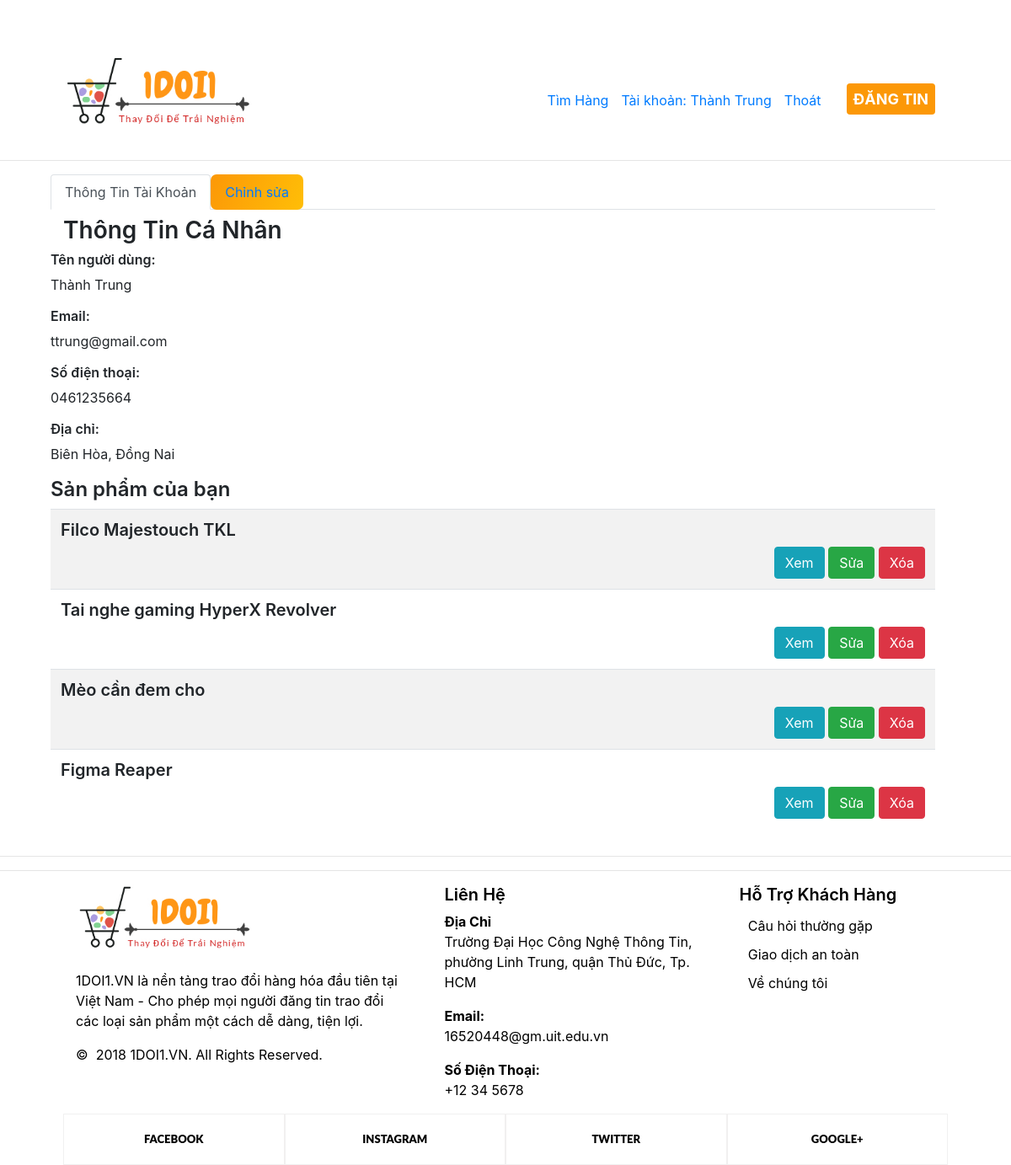
Before: /traodoi.vn/profile.php?id=6 (signed in) with the older database file.
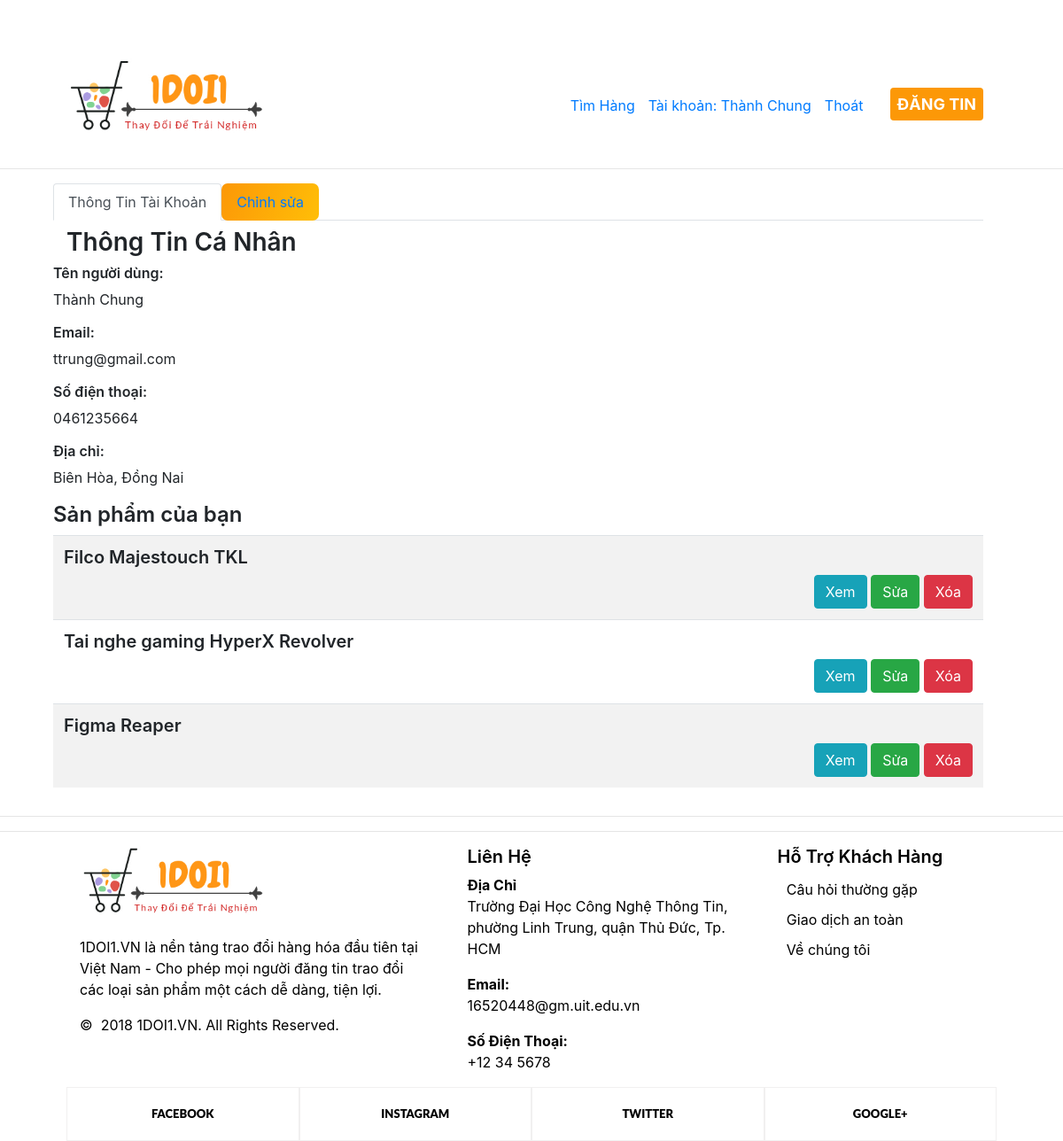
After: the same page with the newer database file.
### tables this page shows
CREATE TABLE IF NOT EXISTS `user` (
  `id` int(11) NOT NULL AUTO_INCREMENT,
  `name` varchar(50) DEFAULT NULL,
  `email` varchar(50) DEFAULT NULL,
  `phone` char(20) DEFAULT NULL,
  `address` varchar(250) DEFAULT NULL,
  `password` varchar(50) DEFAULT NULL,
  `province` varchar(50) DEFAULT NULL,
  `status` tinyint(4) DEFAULT '1',
  `rating` float DEFAULT NULL,
  `created_at` timestamp NULL DEFAULT CURRENT_TIMESTAMP,
  `updated_at` timestamp NULL DEFAULT CURRENT_TIMESTAMP ON UPDATE CURRENT_TIMESTAMP,
  PRIMARY KEY (`id`)
);

CREATE TABLE IF NOT EXISTS `product` (
  `id` int(11) NOT NULL AUTO_INCREMENT,
  `name` varchar(150) DEFAULT NULL,
  `thumbnail` varchar(250) DEFAULT NULL,
  `category_id` int(11) DEFAULT NULL,
  `description` text,
  `featured` tinyint(4) DEFAULT '0',
  `created_at` timestamp NULL DEFAULT CURRENT_TIMESTAMP,
  `updated_at` timestamp NULL DEFAULT CURRENT_TIMESTAMP ON UPDATE CURRENT_TIMESTAMP,
  PRIMARY KEY (`id`)
);

### traodoi.vn/libraries/function.php (called while the page is built, shortened)
<?php
    function  getInput($string)
    {
        return isset($_GET[$string]) ? $_GET[$string] : '';
    }
    function base_url()
    {
        return $url  = "/traodoivn/";
    }
 ?>

### traodoi.vn/libraries/database.php (called while the page is built, shortened)
<?php
    class Database
    {
        public $link;
        public function __construct()
        {
            $this->link = mysqli_connect("localhost","root","","traodoivn") or die ();
            mysqli_set_charset($this->link,"utf8");
        }
        public function fetchsql( $sql )
        {
            $result = mysqli_query($this->link,$sql) or die("Lỗi  truy vấn sql " .mysqli_error($this->link));
            $data = [];
            if( $result)
            {
                while ($num = mysqli_fetch_assoc($result))
                {
                    $data[] = $num;
                }
            }
            return $data;
        }
        public function fetchID($table , $id )
        {
            $sql = "SELECT * FROM {$table} WHERE id = $id ";
            $result = mysqli_query($this->link,$sql) or die("Lỗi  truy vấn fetchID " .mysqli_error($this->link));
            return mysqli_fetch_assoc($result);
        }
    }
?>

### traodoi.vn/autoload/autoload.php (called while the page is built, shortened)
<?php
	require_once __DIR__. "/../libraries/database.php";
    require_once __DIR__. "/../libraries/function.php";
    $db = new database;
 ?>

### traodoi.vn/profile.php (the view, shortened to what the changed rows need)
<?php require_once __DIR__. "/layouts/header.php"; ?>
<?php
    $id = intval(getInput('id'));
    $GetUser = $db->fetchID("user",$id);
    $sql_current = "select product.name, product.id from product,offer where offer.user_id = '".$id."' and offer.product_id = product.id";
    $current_product = $db->fetchsql($sql_current);
 ?>
 <?php
    require_once __DIR__. "/autoload/autoload.php";
        $id_user = intval(getInput('id'));
        $EditUser = $db->fetchID("user",$id_user);
 ?>
<div class="container">
    <div class="row col-lg-12">
        <div class="col-lg-12">
            <div class="tab-content p-b-3">
                <div class="tab-pane active" id="profile">
                    <div class="row">
                        <div class="col-md-6">
                            <h6>Tên người dùng: </h6>
                            <p>
                                <?php echo $GetUser['name'] ?>
                            </p>
                            <h6>Email:</h6>
                            <p>
                                <?php echo $GetUser['email'] ?>
                            </p>
                            <h6>Số điện thoại:</h6>
                            <p>
                                <?php echo $GetUser['phone'] ?>
                            </p>
                            <h6>Địa chỉ:</h6>
                            <p>
                                <?php echo $GetUser['address'] ?>
                            </p>
                        </div>
                        <div class="col-md-12">
                            <table class="table table-hover table-striped">
                                <tbody>
                                <?php foreach ($current_product as $item): ?>
                                    <tr>
                                        <td>
                                            <h5><?php echo $item['name'] ?></h5>
                                            <div class="float-right">
                                            <a class="btn btn-info" href="chi-tiet-offer.php?id=<?php echo $item['id'] ?>">Xem</a>
                                            <a class="btn btn-success" href="sua-offer.php?id=<?php echo $item['id'] ?>">Sửa</a>
                                            <a class="btn btn-danger" href="xoa-offer.php?id=<?php echo $item['id'] ?>">Xóa</a>
                                            </div>
                                        </td>
                                    </tr>
                                <?php endforeach ?>
                                </tbody>
                            </table>
                        </div>
                    </div>
                </div>
            </div>
        </div>
    </div>
</div>
<?php require_once __DIR__. "/layouts/footer.php"; ?>

### traodoi.vn/layouts/header.php (shortened to what the changed rows need)
<?php require_once __DIR__. "/../autoload/autoload.php";
?>
<!DOCTYPE html>
<html lang="en">
<head>
  <link href="<?php echo base_url() ?>public/frontend/vendor/bootstrap/css/bootstrap.min.css" rel="stylesheet">
  <link href="<?php echo base_url() ?>public/frontend/css/homepage1.css" rel="stylesheet">
  <link href="<?php echo base_url() ?>public/frontend/css/custom.css" rel="stylesheet">
  <link href="<?php echo base_url() ?>public/frontend/css/modern-business.css" rel="stylesheet">
  <link href="<?php echo base_url() ?>public/frontend/css/portfolio-item.css" rel="stylesheet">
</head>
<body>
  <div class="homepage-size">
    <div class="header-top">
      <div class="header-menus">
        <?php if (isset($_SESSION['name_user'])): ?>
          <div class="header-menu">
          <a href="profile.php?id=<?php echo $_SESSION['name_id'] ?>" id="btn-login" tabindex="0" role="button" class="trackable" data-event_type="link" data-event_name="Header (Homepage 2018)"
            data-xtn2="91" data-page_name="Header (Homepage 2018)::Login" data-click_type="A">Tài khoản: <?php echo $_SESSION['name_user'] ?></a>
        </div>
        <div class="header-menu">
          <a href="thoat.php" id="btn-login" tabindex="0" role="button" class="trackable" data-event_type="link" data-event_name="Header (Homepage 2018)"
            data-xtn2="91" data-page_name="Header (Homepage 2018)::Login" data-click_type="A">Thoát</a>
        </div>
        <?php endif ;?>
      </div>
    </div>
  </div><br>

Changed rows visible on the page:
removed product: name "Mèo cần đem cho"
changed user "ttrung@gmail.com": name "Thành Trung" → "Thành Chung"
Other visible differences:
$_SESSION['name_user']: "Thành Trung" → "Thành Chung"
